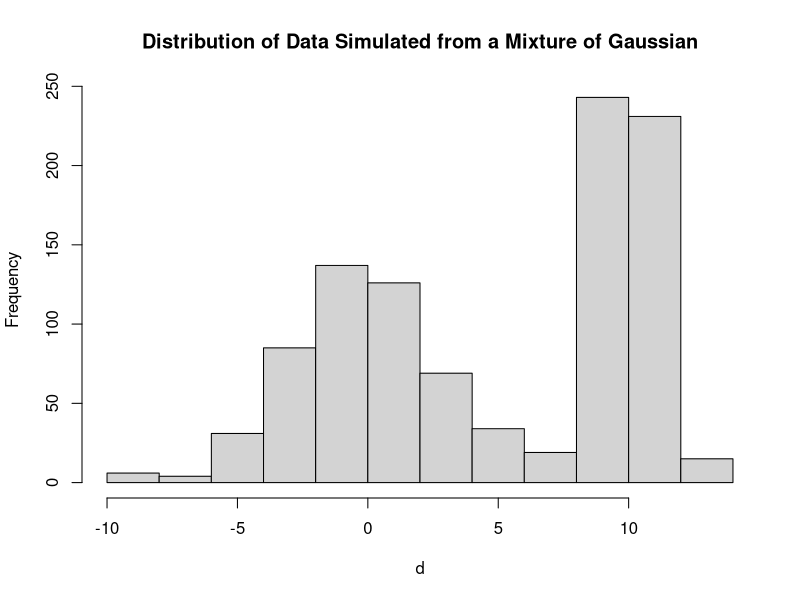

Source code (R): (Note: this script raises an error after producing the figure.)
## ---- chunk 1
# Construct the first data set: a mixture of normal distribution
set.seed(1234)
d <- c(rnorm(500,10,1), rnorm(500,0,3))
hist(d,main = "Distribution of Data Simulated from a Mixture of Gaussian")
# Split the data into train and test set (7:3)
train_index <- sample.int(1000,700)
dtrain <- d[train_index]
dtest <- d[!(1:1000 %in% train_index)]
## ---- chunk 2
# Calculate the kernel density estimation for a bunch of h
hs <- seq(0.1,3.1,by=1)
kernel_estimates <- sapply(hs, function(h){
  kern_density(dtrain, dtest, h)
})
dtest_df <- data.frame(kern = as.vector(kernel_estimates),
                       bandwidth = rep(hs, each = length(dtest)),
                       dtest = dtest)
# Visualize the density estiamted by Epanechnikov kernel with 4 different bandwidths. Also plot the histogram for reference.
library(ggplot2)
ggplot(dtest_df, aes(x = dtest)) + geom_line(aes(x = dtest, y = kern, color = as.factor(bandwidth))) + scale_color_discrete(name = "Bandwidth") +
  labs(y = "Density Estimate", x = "Test Data", title = "Kernel Density Estimates for Different Choices of Bandwidths") +
  theme(legend.position="bottom", title = element_text(size=14), legend.text=element_text(size=12)) +
  geom_histogram(binwidth=1, colour="black", alpha = 0.1,
                          aes(y=..density..))
## ---- chunk 3
d2 <- rchisq(1000,5)
hist(d2,main = "Distribution of Data Simulated from Chi-Square (5)") 
# Split the data into train and test set (7:3)
train_index <- sample.int(1000,700)
dtrain <- d2[train_index]
dtest <- d2[!(1:1000 %in% train_index)]

hs <- seq(0.1,3.1,by=1)
kernel_estimates <- sapply(hs, function(h){
  kern_density(dtrain, dtest, h)
})
dtest_df <- data.frame(kern = as.vector(kernel_estimates),
                       bandwidth = rep(hs, each = length(dtest)),
                       dtest = dtest)
ggplot(dtest_df, aes(x = dtest)) + geom_line(aes(x = dtest, y = kern, color = as.factor(bandwidth))) + scale_color_discrete(name = "Bandwidth") +
  labs(y = "Density Estimate", x = "Test Data", title = "Kernel Density Estimates for Different Choices of Bandwidths") +
  theme(legend.position="bottom", title = element_text(size=14), legend.text=element_text(size=12))+
  stat_function(fun=dchisq,
                         color="black",
                         args=list(df=5))
## ---- chunk 4
library(glmnet)
# Generate a dataset with n<p and with only few variables actually contributing to the prediction
# This idea credit to https://www4.stat.ncsu.edu/~post/josh/LASSO_Ridge_Elastic_Net_-_Examples.html
set.seed(1234)
n <- 100
p <- 200
p_true <- 10
x <- matrix(rnorm(n*p), nrow = n, ncol = p)
y <- apply(x[,1:p_true], 1, sum) + rnorm(n)
## ---- chunk 5
# Try two similar penalty parameters and fit LASSO with glmnet
lambdas <- c(0.1, 0.11)
LASSO_fit <- glmnet(x, y, family="gaussian", alpha=1, lambda = lambdas)

kkt_status = check_kkt(x, y, as.vector(LASSO_fit$beta[,2]), lambdas[1])
# The predictor checked to be inactive would stay inactive.
all(LASSO_fit$beta[,1][kkt_status$stay_inactive] == 0)
# Indeed, active set screening save a lot of computation cost
sum(kkt_status$stay_inactive)
## ---- chunk 6
kkt_status_same_lambda = check_kkt(x, y, as.vector(LASSO_fit$beta[,1]), lambdas[1])
all(kkt_status_same_lambda$stay_inactive[LASSO_fit$beta[,1] != 0] == FALSE)
